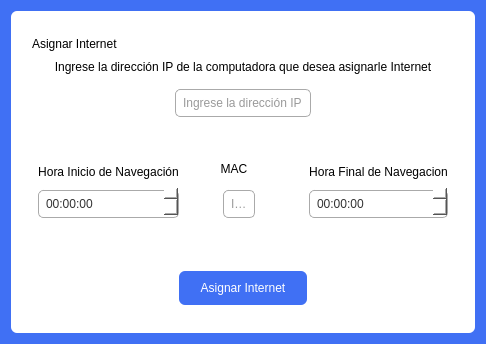
<?xml version="1.0" encoding="UTF-8"?>
<ui version="4.0">
 <class>Dialog</class>
 <widget class="QDialog" name="Dialog">
  <property name="geometry">
   <rect>
    <x>0</x>
    <y>0</y>
    <width>457</width>
    <height>328</height>
   </rect>
  </property>
  <property name="windowTitle">
   <string>Dialog</string>
  </property>
  <property name="styleSheet">
   <string notr="true">  background-color: #4070f4;</string>
  </property>
  <layout class="QVBoxLayout" name="verticalLayout_3">
   <item>
    <widget class="QFrame" name="frame">
     <property name="styleSheet">
      <string notr="true">border-radius:6px;
background-color:white;</string>
     </property>
     <property name="frameShape">
      <enum>QFrame::StyledPanel</enum>
     </property>
     <property name="frameShadow">
      <enum>QFrame::Raised</enum>
     </property>
     <layout class="QVBoxLayout" name="verticalLayout_7">
      <item>
       <widget class="QFrame" name="frame_7">
        <property name="frameShape">
         <enum>QFrame::StyledPanel</enum>
        </property>
        <property name="frameShadow">
         <enum>QFrame::Raised</enum>
        </property>
        <layout class="QVBoxLayout" name="verticalLayout_5">
         <item>
          <widget class="QLabel" name="titulo">
           <property name="styleSheet">
            <string notr="true">font: 11pt &quot;Bahnschrift Light SemiCondensed&quot;;
margin: 5px 0 0 0;
</string>
           </property>
           <property name="text">
            <string>Asignar Internet</string>
           </property>
           <property name="alignment">
            <set>Qt::AlignLeading|Qt::AlignLeft|Qt::AlignTop</set>
           </property>
          </widget>
         </item>
         <item>
          <widget class="QLabel" name="label_2">
           <property name="styleSheet">
            <string notr="true">
font: 9pt &quot;Bahnschrift Light SemiCondensed&quot;;
</string>
           </property>
           <property name="text">
            <string>Ingrese la dirección IP de la computadora que desea asignarle Internet</string>
           </property>
           <property name="alignment">
            <set>Qt::AlignCenter</set>
           </property>
          </widget>
         </item>
         <item>
          <widget class="QFrame" name="frame_2">
           <property name="frameShape">
            <enum>QFrame::StyledPanel</enum>
           </property>
           <property name="frameShadow">
            <enum>QFrame::Raised</enum>
           </property>
           <layout class="QHBoxLayout" name="horizontalLayout_2">
            <item>
             <spacer name="horizontalSpacer">
              <property name="orientation">
               <enum>Qt::Horizontal</enum>
              </property>
              <property name="sizeHint" stdset="0">
               <size>
                <width>131</width>
                <height>20</height>
               </size>
              </property>
             </spacer>
            </item>
            <item>
             <widget class="QLineEdit" name="txt_ip">
              <property name="styleSheet">
               <string notr="true">QLineEdit{
font: 25 9pt &quot;Bahnschrift Light SemiCondensed&quot;;
outline:none;
border:1px solid #aaa;
padding:5px;
border-radius: 5px;
color: #333;
}

QLineEdit:focus{
border: 1px solid #007acc;

}
</string>
              </property>
              <property name="text">
               <string/>
              </property>
              <property name="alignment">
               <set>Qt::AlignLeading|Qt::AlignLeft|Qt::AlignVCenter</set>
              </property>
              <property name="placeholderText">
               <string>Ingrese la dirección IP</string>
              </property>
             </widget>
            </item>
            <item>
             <spacer name="horizontalSpacer_2">
              <property name="orientation">
               <enum>Qt::Horizontal</enum>
              </property>
              <property name="sizeHint" stdset="0">
               <size>
                <width>131</width>
                <height>20</height>
               </size>
              </property>
             </spacer>
            </item>
           </layout>
          </widget>
         </item>
        </layout>
       </widget>
      </item>
      <item>
       <widget class="QFrame" name="frame_6">
        <property name="frameShape">
         <enum>QFrame::StyledPanel</enum>
        </property>
        <property name="frameShadow">
         <enum>QFrame::Raised</enum>
        </property>
        <layout class="QHBoxLayout" name="horizontalLayout">
         <item>
          <widget class="QFrame" name="frame_4">
           <property name="frameShape">
            <enum>QFrame::StyledPanel</enum>
           </property>
           <property name="frameShadow">
            <enum>QFrame::Raised</enum>
           </property>
           <layout class="QVBoxLayout" name="verticalLayout_2">
            <item>
             <widget class="QLabel" name="label_4">
              <property name="text">
               <string>Hora Inicio de Navegación</string>
              </property>
              <property name="alignment">
               <set>Qt::AlignBottom|Qt::AlignHCenter</set>
              </property>
             </widget>
            </item>
            <item>
             <widget class="QTimeEdit" name="date_hora_inicio">
              <property name="styleSheet">
               <string notr="true">
font: 25 9pt &quot;Bahnschrift Light SemiCondensed&quot;;
outline:none;
border:1px solid #aaa;
padding:5px;
border-radius: 5px;
color: #333;
margin:5px 0 0 0;

</string>
              </property>
             </widget>
            </item>
           </layout>
          </widget>
         </item>
         <item>
          <widget class="QFrame" name="frame_3">
           <property name="styleSheet">
            <string notr="true">margin: 0 10px 0 0;</string>
           </property>
           <property name="frameShape">
            <enum>QFrame::StyledPanel</enum>
           </property>
           <property name="frameShadow">
            <enum>QFrame::Raised</enum>
           </property>
           <layout class="QVBoxLayout" name="verticalLayout">
            <item>
             <widget class="QLabel" name="label_3">
              <property name="styleSheet">
               <string notr="true"/>
              </property>
              <property name="text">
               <string>MAC</string>
              </property>
              <property name="alignment">
               <set>Qt::AlignBottom|Qt::AlignHCenter</set>
              </property>
             </widget>
            </item>
            <item>
             <widget class="QLineEdit" name="txt_mac">
              <property name="styleSheet">
               <string notr="true">QLineEdit{
font: 25 9pt &quot;Bahnschrift Light SemiCondensed&quot;;
outline:none;
border:1px solid #aaa;
padding:5px;
border-radius: 5px;
color: #333;
margin:5px 20px 0 20px;
}

QLineEdit:focus{
border: 1px solid #007acc;

}
</string>
              </property>
              <property name="alignment">
               <set>Qt::AlignLeading|Qt::AlignLeft|Qt::AlignVCenter</set>
              </property>
              <property name="placeholderText">
               <string>Ingrese la MAC</string>
              </property>
             </widget>
            </item>
           </layout>
          </widget>
         </item>
         <item>
          <widget class="QFrame" name="frame_5">
           <property name="frameShape">
            <enum>QFrame::StyledPanel</enum>
           </property>
           <property name="frameShadow">
            <enum>QFrame::Raised</enum>
           </property>
           <layout class="QVBoxLayout" name="verticalLayout_4">
            <item>
             <widget class="QLabel" name="label_5">
              <property name="text">
               <string>Hora Final de Navegacion</string>
              </property>
              <property name="alignment">
               <set>Qt::AlignBottom|Qt::AlignHCenter</set>
              </property>
             </widget>
            </item>
            <item>
             <widget class="QTimeEdit" name="date_hora_final">
              <property name="styleSheet">
               <string notr="true">
font: 25 9pt &quot;Bahnschrift Light SemiCondensed&quot;;
outline:none;
border:1px solid #aaa;
padding:5px;
border-radius: 5px;
color: #333;
margin:5px 0 0 0;

</string>
              </property>
             </widget>
            </item>
           </layout>
          </widget>
         </item>
        </layout>
       </widget>
      </item>
      <item>
       <widget class="QFrame" name="frame_8">
        <property name="frameShape">
         <enum>QFrame::StyledPanel</enum>
        </property>
        <property name="frameShadow">
         <enum>QFrame::Raised</enum>
        </property>
        <layout class="QVBoxLayout" name="verticalLayout_6">
         <item>
          <widget class="QLabel" name="respuesta">
           <property name="styleSheet">
            <string notr="true">
font: 9pt &quot;Bahnschrift Light SemiCondensed&quot;;
</string>
           </property>
           <property name="text">
            <string/>
           </property>
          </widget>
         </item>
         <item>
          <widget class="QPushButton" name="btn_asignar">
           <property name="styleSheet">
            <string notr="true">QPushButton{ 
  width: 100%;
  padding: 10px;
  border-radius: 6px;
  line-height: 18px;
  background-color: #4070f4;
  color:white;
font: 10pt &quot;Bahnschrift Light SemiCondensed&quot;;
margin:0 150px 10px 150px;}

QPushButton:hover{
  background-color: darkblue;}</string>
           </property>
           <property name="text">
            <string>Asignar Internet</string>
           </property>
          </widget>
         </item>
        </layout>
       </widget>
      </item>
     </layout>
    </widget>
   </item>
  </layout>
 </widget>
 <resources/>
 <connections/>
</ui>
